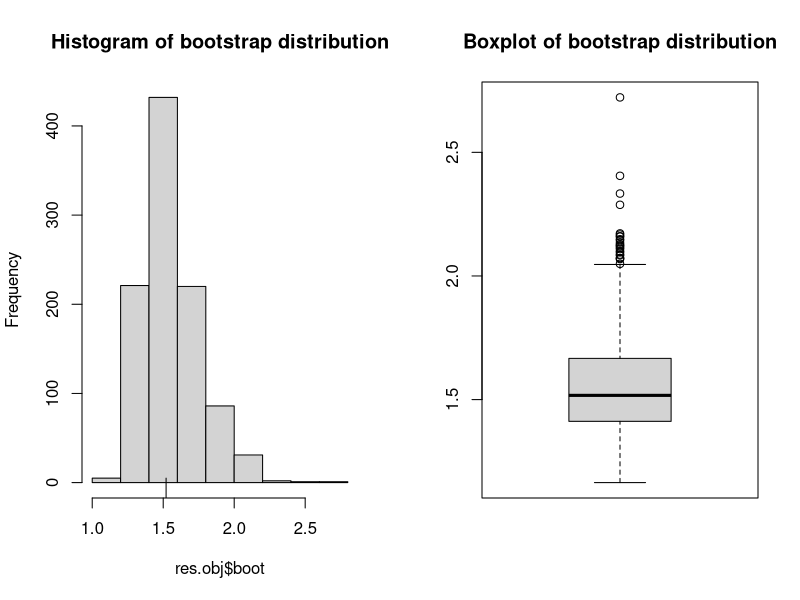
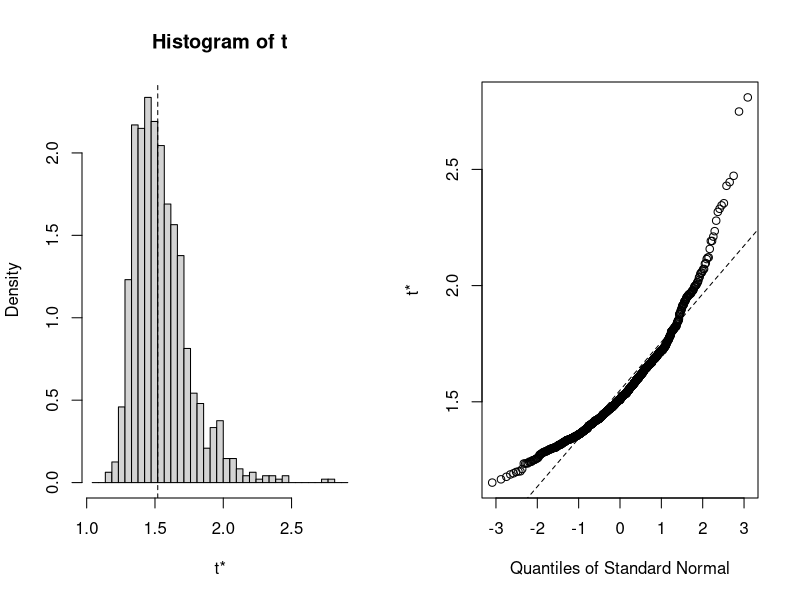
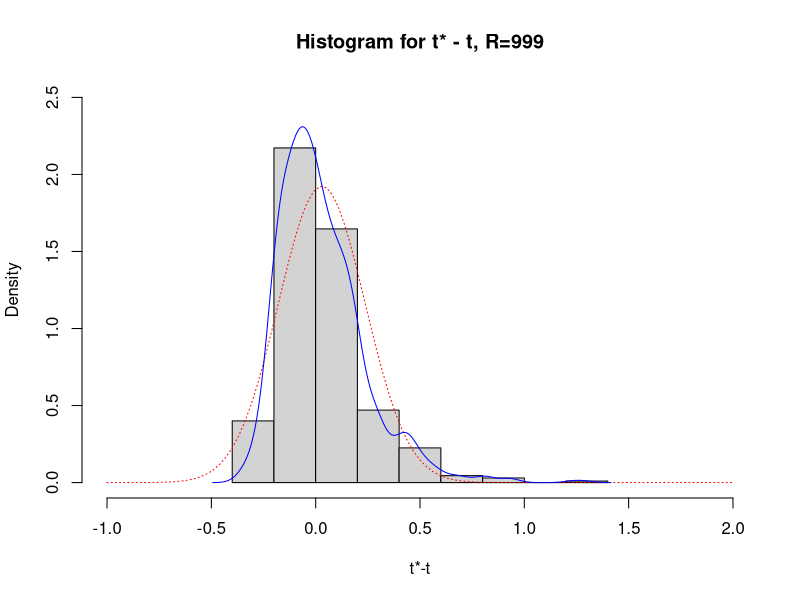

The R script that drew these images, in order:
################################################################
#  NAME: Chris Bilder                                          #
#  DATE: 7-21-02 for S Programming class                       #
#  UPDATE: 1-6-06 for Boot class                               #
#  PURPOSE: Do the bootstrap example on p. 22-24 of Davison and#
#           Hinkley (1997)                                     #
################################################################


################################################################
# The data

u<-c(138, 93, 61, 179, 48, 37, 29, 23, 30, 2)
x<-c(143, 104, 69, 260, 75, 63, 50, 48, 111, 50)

ux<-data.frame(u, x)
ux


################################################################
# Using my own set of functions
#  Typically, you should just use the boot package functions.  This just provides
#  some nice examples of using "Method" functions.  

my.naive.boot<-function(data, func, R)
{
    n<-length(data[,1])
    res<-matrix(NA, R,1)
    obs.value<-func(data)
    for(i in 1:R) {
        res[i,]<-func(data[sample(1:n, replace=T),])
   }
    res.all<-list(boot=res, obs=obs.value)
    class(res.all)<-"my.boot"
    res.all
}

ratio.means<-function(data) 
{
    mean(data[,2])/mean(data[,1])
}

ratio.means(ux)
temp<-sample(1:10, replace=T)
temp
ux[temp,]

summary.my.boot<-function(res.obj)
{
    mean.stat<-mean(res.obj$boot)
    sd.stat<-sqrt(var(res.obj$boot))
    bias<-mean.stat-res.obj$obs
    cat("Mean of bootstraped statistic values:", round(mean.stat,4), "\n")
    cat("Standard deviation of bootstraped statistic values:", round(sd.stat,4), "\n")
    cat("Estimated bias:", round(bias,4), "\n")
}


plot.my.boot<-function(res.obj)
{
    par(mfrow=c(1,2))
    hist(res.obj$boot, main="Histogram of bootstrap distribution")
    segments(res.obj$obs, -20, res.obj$obs, 5)
    
    boxplot(res.obj$boot, main="Boxplot of bootstrap distribution")
    invisible()
}


##############################################################
#Use my function

#bootstrap it
save<-my.naive.boot(ux, ratio.means, R=999)
class(save)
summary(save)

par(mfrow=c(1,2))
plot(save)



##############################################################
#Canty's boot package functions from Davison and Hinkley

library(boot)

#Need to pass the indices into the function
ratio.means2<-function(data,w) 
{
    #w represents the indices
    d<-data[w,]
    #print(w)
    mean(d[,2])/mean(d[,1])
}


save<-boot(data=ux, statistic=ratio.means2, R=999)
save
class(save)
plot(save)
names(save)
save$statistic

#Find 2.5th percentile and 97.5th percentile
quantile(x = save$t, probs = c(0.025, 0.975))

#A few bootstrap confidence intervals - just to illustrate
boot.ci(boot.out = save, conf = 0.95)

#Part of Figure 2.6's first plot using the subset of the data n=10
par(pty = "m", mfrow=c(1,1))
hist(x = save$t - save$t0, main = "Histogram for t* - t, R=999", freq=FALSE, xlab = "t*-t", ylim = c(0,2.5), xlim = c(-1,2))
curve(dnorm(x, mean = mean(save$t-save$t0), sd = sd(save$t-save$t0)), col = "red", add = TRUE, lty = "dotted")
lines(density(x = save$t - save$t0), col = "blue", lty = "solid") #Use default settings

 
 

##############################################################
# Try another way - somewhat similar to the bootstrap function


#Need to pass the indices into the function
#  Notice how this is different from ratio.means2 - because of order of items
#  need to pass into the function
ratio.means3<-function(indices, data) 
{
    d<-data[indices,]
    #print(indices) #Do as a learning tool only
    mean(d[,2])/mean(d[,1])
}


n<-10
R<-999
numb<-rep(1:n, R) 
indices<-matrix(sample(numb, replace=T), n, R)

save<-apply(indices, 2, ratio.means3, ux)  

mean.stat<-mean(save)
sd.stat<-sqrt(var(save))
bias<-mean.stat-ratio.means(ux)
cat("Mean of bootstraped statistic values:", round(mean.stat,4), "\n")
cat("Standard deviation of bootstraped statistic values:", round(sd.stat,4), "\n")
cat("Estimated bias:", round(bias,4), "\n")


 
